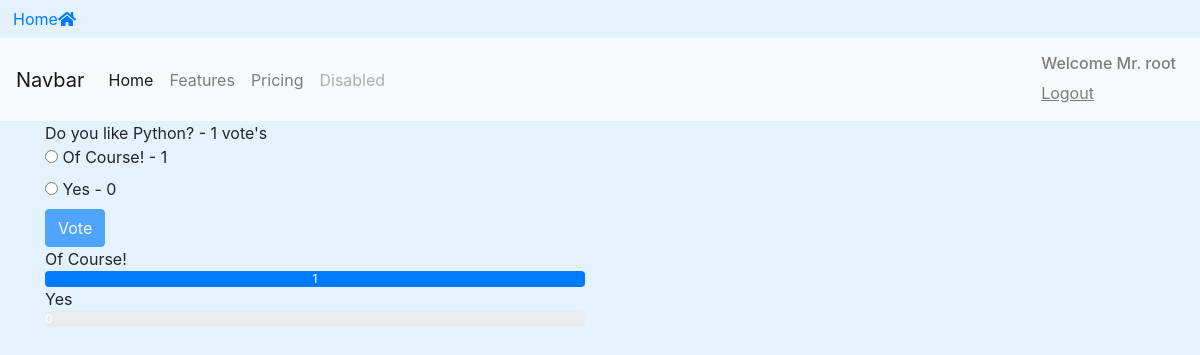
Page /blogs/details/3/ (signed in) on the committed database.
### BlogApp/models.py (models this page shows, shortened)
class BlogModel(models.Model):
    owner = models.ForeignKey(User, on_delete=models.CASCADE,default = 1)
    text = models.CharField(max_length=255)
    pub_date = models.DateTimeField()
    def __str__(self):
        return self.text
    def user_can_vote(self,user):
        user_vote = user.vote_set.all()
        qs = user_vote.filter(blog=self)
        if qs.exists():
            return False
        return True
    @property
    def num_votes(self):
        return self.vote_set.count()
    def get_result_dict(self):
        res = []
        for choice in self.choice_set.all():
            d = {}
            d['text'] = choice.choice_text
            d['num_votes'] = choice.num_votes
            if not self.num_votes:
                d['percentage'] = 0
            else:
                d['percentage'] = choice.num_votes / self.num_votes * 100
            res.append(d)
        return res

class Choice(models.Model):
    blog = models.ForeignKey(BlogModel,on_delete=models.CASCADE)
    choice_text = models.CharField(max_length=255)
    @property
    def num_votes(self):
        return self.vote_set.count()

### BlogApp/views.py (the view)
# urls.py: path('details/<int:blog_id>/', views.blog_details,name='detail'),
@login_required
def blog_details(request,blog_id):
    blog = get_object_or_404(BlogModel,id=blog_id)
    user_can_vote = blog.user_can_vote(request.user)
    result = blog.get_result_dict()
    content = {'blog':blog,'user_can_vote':user_can_vote,'result':result}
    return render(request,'blog/blog_details.html',content)

### BlogApp/templates/blog/blog_details.html (shortened to what this page needs)
{% extends 'base.html' %}
{% block content %}
<div class="container">
  {{blog}} - {{ blog.num_votes }} vote's
    <form action="{% url 'BlogApp:vote' blog.id %}" method="post">
      {% for choice in blog.choice_set.all %}
        <input type="radio"
          name="choice"
          id="choice{{ forloop.counter }}"
          value="{{ choice.id }}"/>
        <label for="choice{{ forloop.counter }}">{{ choice.choice_text }} - {{ choice.num_votes }}</label>
      <br/>
      {% endfor %}
      <input class="btn btn-primary mb" type="submit" value="Vote" {% if not user_can_vote %}disabled{% endif %}/>
    </form>
    {% if not user_can_vote %}
      {% for choice_dict in result %}
        <div class="row">
          <div class="col-sm-6 offset-sm3">
            {{ choice_dict.text }}
          <div class="progress">
            <div class="progress-bar" role="progressbar" style="width: {{ choice_dict.percentage}}%;">{{choice_dict.num_votes}}</div>
          </div>
        </div>
      </div>
      {% endfor %}
    {% else %}
      <p>Vote to see the result!</p>
    {% endif %}
</div>
{% endblock %}

### templates/includes/navbar.html (shortened to what this page needs)
<nav class="navbar navbar-expand-lg navbar-light bg-light">
  <a class="navbar-brand" href="#">Navbar</a>
<div class="collapse navbar-collapse" id="navbarNav">
  <ul class="navbar-nav">
    <li class="nav-item active">
      <a class="nav-link" href="{%url 'home' %}">Home <span class="sr-only">(current)</span></a>
    </li>
    <li class="nav-item">
      <a class="nav-link" href="{% url 'BlogApp:list' %}">Features</a>
    </li>
    <li class="nav-item">
      <a class="nav-link" href="#">Pricing</a>
    </li>
    <li class="nav-item">
      <a class="nav-link disabled" href="#">Disabled</a>
    </li>
  </ul>
  <div class="navbar-nav ml-auto">
    {% if request.user.is_authenticated %}
      <a class="nav-item nav-link" href="{% url 'Accounts:logout' %}"> <h6>Welcome Mr. {{request.user}}</h6> <u>Logout</u></a>
    {% else %}
      <a class="nav-item nav-link" href="{% url 'Accounts:login' %}">Login</a>
    {% endif %}
  </div>
</div>
</nav>

### static/css/styles.css (style rules this page uses)
body { background-color: #e3f2fd; }

### rows in the picture
BlogModel: text "Do you like Python?", num_votes "1"
Choice: choice_text "Of Course!", num_votes "1", text "Of Course!"
Choice: choice_text "Yes", num_votes "0", text "Yes"

### other values in the picture
{{ request.user }} "root"
{{ choice_dict.num_votes }} "1" "0"
